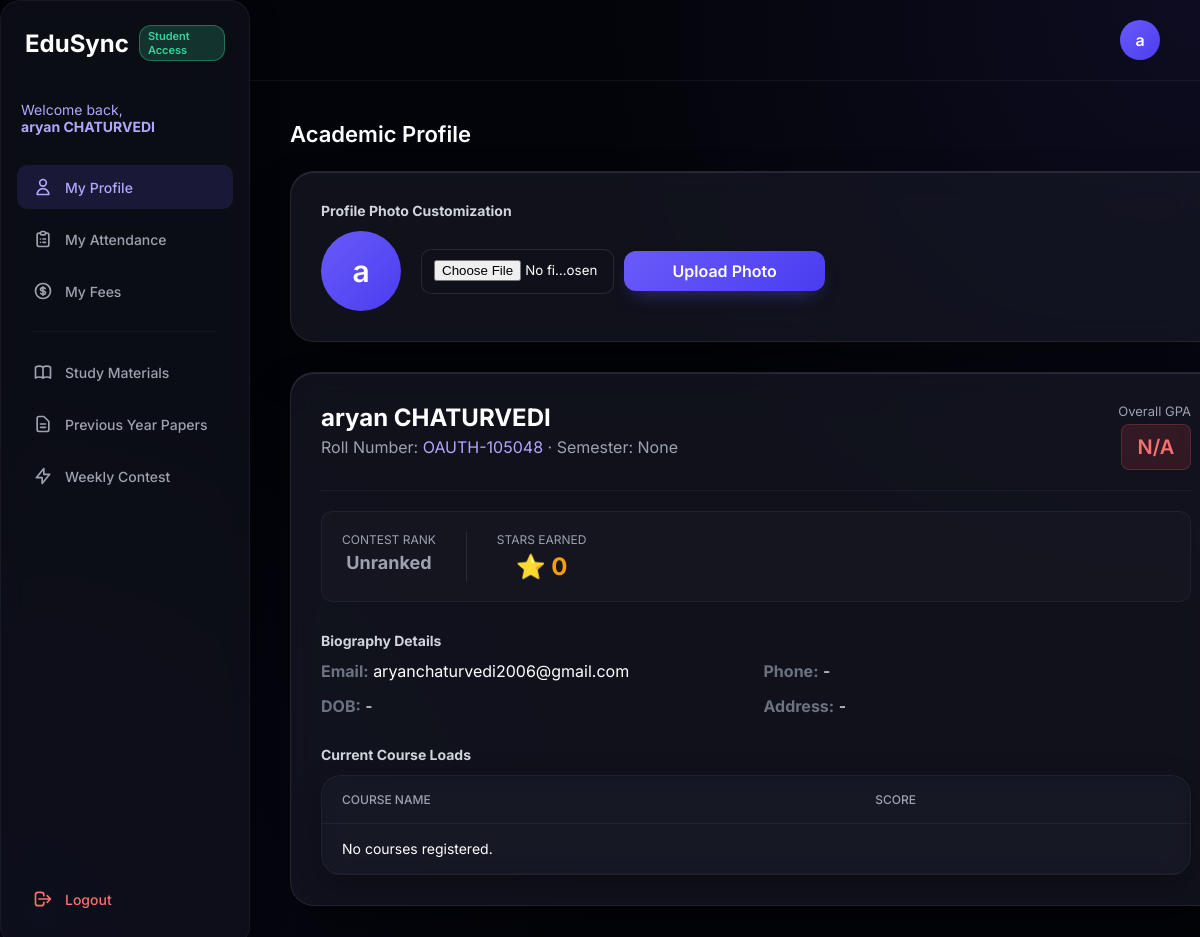
/student_dashboard (signed in), run on the app's committed database.
### tables this page shows
CREATE TABLE students (
            id INTEGER PRIMARY KEY AUTOINCREMENT,
            name TEXT,
            roll TEXT,
            age INTEGER,
            dob TEXT,
            gender TEXT,
            address TEXT,
            phone TEXT,
            email TEXT,
            semester TEXT,
            gpa REAL,
            attendance TEXT,
            extra_activities TEXT,
            sports_achievements TEXT,
            courses TEXT
        , password TEXT DEFAULT 'student123', profile_pic TEXT DEFAULT '', stars INTEGER DEFAULT 0, contest_rank TEXT DEFAULT 'Unranked');

### app.py (the view, shortened to what this page needs)
@app.route('/student_dashboard')
def student_dashboard():
    if 'user' not in session or session.get('role') != 'student':
        return redirect(url_for('login'))
    student_id = session['student_id']
    conn = sqlite3.connect('students.db')
    cursor = conn.cursor()
    cursor.execute("SELECT * FROM students WHERE id=?", (student_id,))
    student = cursor.fetchone()
    courses = json.loads(student[14]) if student[14] else []
    cursor.execute("SELECT * FROM fees WHERE student_id=?", (student_id,))
    fee_record = cursor.fetchone()
    cursor.execute("SELECT * FROM transactions WHERE student_id=? ORDER BY date DESC", (student_id,))
    txs = cursor.fetchall()
    cursor.execute("SELECT * FROM documents WHERE student_id=? AND file_type='Assignment Submission' ORDER BY uploaded_at DESC", (student_id,))
    assignments = cursor.fetchall()
    cursor.execute("SELECT * FROM documents WHERE student_id IS NULL AND file_type != 'Assignment Submission' AND is_pyq=0 ORDER BY uploaded_at DESC")
    study_materials = cursor.fetchall()
    cursor.execute("SELECT * FROM documents WHERE is_pyq=1 ORDER BY uploaded_at DESC")
    pyqs = cursor.fetchall()
    cursor.execute("SELECT * FROM assignment_tasks ORDER BY due_date ASC")
    all_tasks = cursor.fetchall()
    cursor.execute('''
        SELECT q.id, q.title, q.due_date, q.duration_minutes, a.start_time, a.submit_time, a.score
        FROM quizzes q
        LEFT JOIN quiz_attempts a ON q.id = a.quiz_id AND a.student_id = ?
        ORDER BY q.due_date ASC
    ''', (student_id,))
    active_quizzes = cursor.fetchall()
    cursor.execute("SELECT * FROM live_classes ORDER BY created_at DESC")
    live_classes = cursor.fetchall()
    alerts = generate_notifications(student_id)
    task_dashboard = []
    from datetime import datetime as dt
    now = dt.now()
    conn.close()
    return render_template('student_portal.html', student=student, courses=courses, fee_record=fee_record, transactions=txs, assignments=assignments, study_materials=study_materials, pyqs=pyqs, task_dashboard=task_dashboard, active_quizzes=active_quizzes, notifications=alerts, live_classes=live_classes)

### templates/student_portal.html (shortened to what this page needs)
<!DOCTYPE html>
<html lang="en">
<head>
    <link rel="stylesheet" href="{{ url_for('static', filename='style.css') }}">
</head>
<body class="dashboard-body">
    <div class="dashboard-layout">
        <aside class="sidebar glass-panel-dark">
            <div class="brand">
                <h2>EduSync</h2>
                <span class="badge"
                    style="background: rgba(52, 211, 153, 0.2); color: #34d399; border: 1px solid rgba(52, 211, 153, 0.4);">Student
                    Access</span>
            </div>
            <div style="padding: 10px 20px; color: #b0a8fe; font-size: 14px; margin-bottom: 20px;">
                Welcome back, <br><b>{{ student[1] }}</b>
            </div>
            <nav class="sidebar-nav">
                <a href="#" class="nav-link active" onclick="showTab('profile-tab', this)">
                    <svg width="20" height="20" fill="none" stroke="currentColor" viewBox="0 0 24 24">
                        <path stroke-linecap="round" stroke-linejoin="round" stroke-width="2"
                            d="M16 7a4 4 0 11-8 0 4 4 0 018 0zM12 14a7 7 0 00-7 7h14a7 7 0 00-7-7z"></path>
                    </svg>
                    My Profile
                </a>
                <a href="#" class="nav-link" onclick="showTab('attendance-tab', this)">
                    My Attendance
                </a>
                <a href="#" class="nav-link" onclick="showTab('fees-tab', this)">
                    My Fees
                </a>
                <hr style="border: 0; border-top: 1px solid rgba(255,255,255,0.05); margin: 10px 16px;">
                <a href="#" class="nav-link" onclick="showTab('resources-tab', this)">
                    Study Materials
                </a>
                <a href="#" class="nav-link" onclick="showTab('pyq-tab', this)">
                    <svg width="20" height="20" fill="none" stroke="currentColor" viewBox="0 0 24 24">
                        <path stroke-linecap="round" stroke-linejoin="round" stroke-width="2" d="M9 12h6m-6 4h6m2 5H7a2 2 0 01-2-2V5a2 2 0 012-2h5.586a1 1 0 01.707.293l5.414 5.414a1 1 0 01.293.707V19a2 2 0 01-2 2z"></path>
                    </svg>
                    Previous Year Papers
                </a>
                <a href="#" class="nav-link" onclick="showTab('contest-tab', this)">
                    <svg width="20" height="20" fill="none" stroke="currentColor" viewBox="0 0 24 24">
                        <path stroke-linecap="round" stroke-linejoin="round" stroke-width="2" d="M13 10V3L4 14h7v7l9-11h-7z"></path>
                    </svg>
                    Weekly Contest
                </a>
            </nav>
            <div class="sidebar-footer">
                <a href="/logout" class="nav-link logout-btn">
                    <svg width="20" height="20" fill="none" stroke="currentColor" viewBox="0 0 24 24">
                        <path stroke-linecap="round" stroke-linejoin="round" stroke-width="2"
                            d="M17 16l4-4m0 0l-4-4m4 4H7m6 4v1a3 3 0 01-3 3H6a3 3 0 01-3-3V7a3 3 0 013-3h4a3 3 0 013 3v1">
                        </path>
                    </svg>
                    Logout
                </a>
            </div>
        </aside>
        <main class="main-content">
            <header class="topbar" style="justify-content: flex-end; align-items:center;">
                <div class="user-profile">
                    {% if student|length > 16 and student[16] and student[16] != '' %}
                    <img src="{{ url_for('static', filename=student[16]) }}" style="width: 40px; height: 40px; border-radius: 50%; object-fit: cover; border: 2px solid #b0a8fe;">
                    {% else %}
                    <div class="avatar">{{ student[1][0] }}</div>
                    {% endif %}
                </div>
            </header>
            <div class="content-wrapper">
                <div id="profile-tab" class="tab-content active">
                    <div class="section-header">
                        <h3>Academic Profile</h3>
                    </div>
                    <div class="glass-panel form-panel" style="max-width: 900px; padding: 30px; margin-bottom: 30px;">
                        <h4 class="section-subtitle" style="margin-top:0;">Profile Photo Customization</h4>
                        <div style="display:flex; align-items: center; gap: 20px;">
                            {% if student|length > 16 and student[16] and student[16] != '' %}
                            <img src="{{ url_for('static', filename=student[16]) }}" style="width: 80px; height: 80px; border-radius: 50%; object-fit: cover; border: 3px solid #b0a8fe;">
                            {% else %}
                            <div class="avatar" style="width: 80px; height: 80px; font-size: 30px;">{{ student[1][0] }}</div>
                            {% endif %}
                            <form method="POST" action="/upload_profile_pic" enctype="multipart/form-data" style="display:flex; gap:10px; align-items:center;">
                                <input type="file" name="photo" accept="image/*" class="glass-input" required style="padding-top: 10px; max-width: 250px;">
                                <button type="submit" class="premium-btn" style="padding: 10px 20px;">Upload Photo</button>
                            </form>
                        </div>
                    </div>
                    <div class="glass-panel form-panel" style="max-width: 900px; padding: 30px;">
                        <div
                            style="display: flex; gap: 20px; border-bottom: 1px solid rgba(255,255,255,0.05); padding-bottom: 20px; margin-bottom: 20px;">
                            <div>
                                <h2 style="margin:0; font-size: 24px; color: #fff;">{{ student[1] }}</h2>
                                <p style="margin:5px 0 0 0; color: #9ca3af;">Roll Number: <span
                                        style="color:#b0a8fe;">{{ student[2] }}</span> &middot; Semester: {{ student[9]
                                    }}</p>
                            </div>
                            <div style="margin-left: auto; text-align: right;">
                                <p style="margin:0; font-size: 13px; color: #9ca3af;">Overall GPA</p>
                                {% set gpa = student[10] if student[10] is not none else 0.0 %}
                                <div class="gpa-score {% if gpa >= 8.0 %}high{% elif gpa >= 6.0 %}medium{% else %}low{% endif %}"
                                    style="display:inline-flex; font-size: 20px; padding: 6px 12px; margin-top: 5px;">
                                    {{ student[10] if student[10] is not none else 'N/A' }}
                                </div>
                            </div>
                        </div>
                        <div style="display: flex; gap: 30px; margin-bottom: 30px; padding: 20px; background: rgba(255,255,255,0.02); border-radius: 12px; border: 1px solid rgba(255,255,255,0.05);">
                            <div style="text-align:center;">
                                <p style="margin:0; font-size: 12px; color: #9ca3af; text-transform: uppercase;">Contest Rank</p>
                                <div style="font-size: 18px; font-weight: 700; color: #ffd700; margin-top: 5px;">
                                    {% if student[18] == 'Platinum' %}
                                    <span style="color: #e5e4e2;">💎 PLATINUM</span>
                                    {% elif student[18] == 'Gold' %}
                                    <span style="color: #ffd700;">🥇 GOLD</span>
                                    {% elif student[18] == 'Silver' %}
                                    <span style="color: #c0c0c0;">🥈 SILVER</span>
                                    {% else %}
                                    <span style="color: #9ca3af;">{{ student[18] or 'Unranked' }}</span>
                                    {% endif %}
                                </div>
                            </div>
                            <div style="text-align:center; border-left: 1px solid rgba(255,255,255,0.1); padding-left: 30px;">
                                <p style="margin:0; font-size: 12px; color: #9ca3af; text-transform: uppercase;">Stars Earned</p>
                                <div style="font-size: 24px; font-weight: 700; color: #f59e0b; margin-top: 5px;">
                                    ⭐ {{ student[17] or 0 }}
                                </div>
                            </div>
                        </div>
                        <h4 class="section-subtitle">Biography Details</h4>
                        <div style="display: grid; grid-template-columns: 1fr 1fr; gap: 15px; margin-bottom: 30px;">
                            <div><strong style="color:#6b7280;">Email:</strong> {{ student[8] or '-' }}</div>
                            <div><strong style="color:#6b7280;">Phone:</strong> {{ student[7] or '-' }}</div>
                            <div><strong style="color:#6b7280;">DOB:</strong> {{ student[4] or '-' }}</div>
                            <div><strong style="color:#6b7280;">Address:</strong> {{ student[6] or '-' }}</div>
                        </div>
                        <h4 class="section-subtitle">Current Course Loads</h4>
                        <div class="table-container glass-panel-dark">
                            <table class="premium-table">
                                <thead>
                                    <tr>
                                        <th>Course Name</th>
                                        <th>Score</th>
                                    </tr>
                                </thead>
                                <tbody>
                                    {% if courses %}
                                    {% for course in courses %}
                                    <tr>
                                        <td>{{ course[0] }}</td>
                                        <td>{{ course[1] }}</td>
                                    </tr>
                                    {% endfor %}
                                    {% else %}
                                    <tr>
                                        <td colspan="2">No courses registered.</td>
                                    </tr>
                                    {% endif %}
                                </tbody>
                            </table>
                        </div>
                    </div>
                </div>
            </div>
        </main>
    </div>
</body>
</html>

### data on the page
students: name "aryan CHATURVEDI", name "a", roll "OAUTH-105048", contest_rank "Unranked", stars "0", email "aryanchaturvedi2006@gmail.com"

### other printed values
{{ student[9] }} "None"
{{ student[10] if student[10] is not none else 'N/A' }} "N/A"
{{ student[7] or '-' }} "-"
{{ student[4] or '-' }} "-"
{{ student[6] or '-' }} "-"
